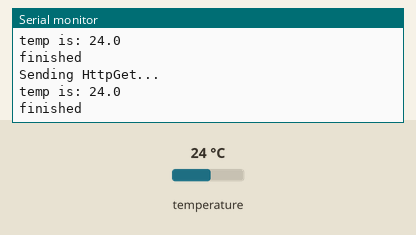
The sketch below on a simulated Arduino Uno, built with avr-gcc and run on an emulated ATmega328P. Parts: the last lines printed to the serial monitor. The inputs (shaded band) are chosen by the test bench; at power-on: temperature 24 °C.

Above: at 11.5 s.
11.6 s: temperature set to 12 °C
At 20.6 s:
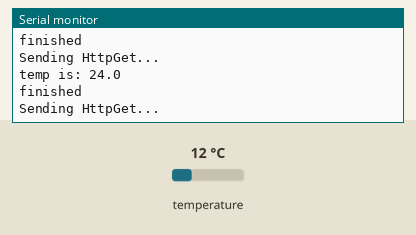
21.9 s: temperature set to 19 °C
At 31.3 s:
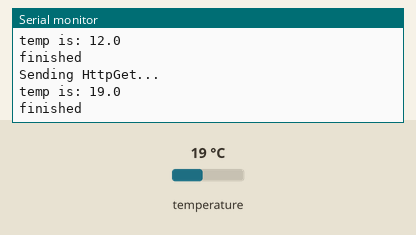
Timing chart, 0 to 32.8 s (numbered marks = the images above; inputs shaded):
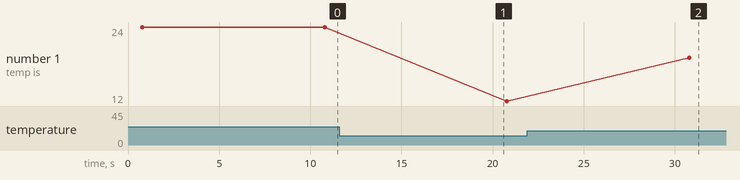

Measured:
- after the input at 21.9 s, the serial monitor: prints a new line after 8.9 s (image 2)
- plotted number 1: 24 → 12 after the input at 11.6 s, 12 → 19 after the input at 21.9 s

The sketch:

web_ds18b20.ino
```cpp
#include <EtherCard.h>
#include <OneWire.h>
#include <DallasTemperature.h>

// 将DS18B20的数据口连接到2号引脚
#define ONE_WIRE_BUS 2
// 初始连接在单总线上的单总线设备
OneWire oneWire(ONE_WIRE_BUS);
DallasTemperature sensors(&oneWire);

// ethernet interface mac address, must be unique on the LAN
static byte mymac[] = { 0x74,0x69,0x69,0x2D,0x30,0x31 };

static uint8_t server_ip[] = { 192, 168, 1, 105 };
byte Ethernet::buffer[700];
static byte session;
static uint32_t timer;
char path[100];

static void sendHttpGet () {
  Serial.println("Sending HttpGet...");

  sensors.requestTemperatures(); // 获取温度

  int temp = sensors.getTempCByIndex(0) * 100; //方便转换

  char temp_str[100];
  sprintf(temp_str, "temp is: %d.%d", temp/100, temp%100); //arduino里面没法用%f
  Serial.println(temp_str); //打印温度

  Stash::prepare(PSTR("GET /update?temp=$D.$D HTTP/1.0" "\r\n"
    "Host:" "\r\n"
    "\r\n"), temp/100, temp%100);

  session = ether.tcpSend();
  Serial.println("finished");
}

void setup () {
  Serial.println("Web DS18B20 Demo");
  Serial.begin(9600);

  sensors.begin();// 加载DS18B20库

  if (ether.begin(sizeof Ethernet::buffer, mymac, 10) == 0)
    Serial.println("Failed to access Ethernet controller");
  else
    Serial.println("Ethernet controller initialized");

  if (!ether.dhcpSetup())
    Serial.println("DHCP failed");
  else
    Serial.println("DHCP succeeded");

  ether.printIp("IP:  ", ether.myip);

  //设置服务器ip和端口号
  ether.copyIp(ether.hisip, server_ip);
  ether.hisport = 8000;
}

void loop () {
  if (millis() > timer) { // 每隔10秒发一次请求
    timer = millis() + 10000;
    //发送请求
    sendHttpGet();
  }

  //接受数据包
  ether.packetLoop(ether.packetReceive());
  const char* reply = ether.tcpReply(session);
  if (reply != 0) {
    Serial.println("Got a response!");
    Serial.println(reply);
    Serial.println();
  }
}
```
